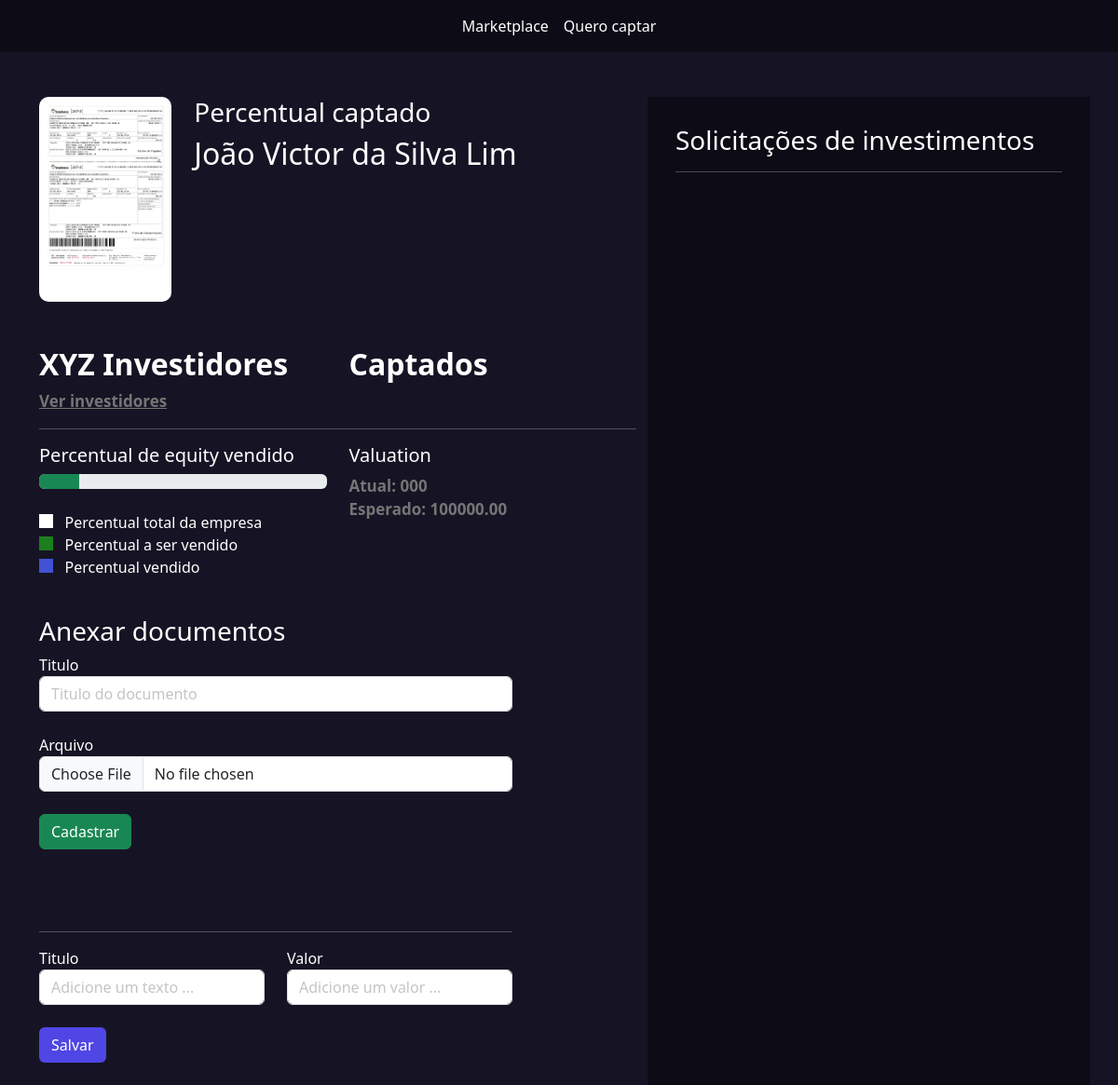
Screenshot of /empresarios/empresa/1 (signed in) with the database file from the repository.
### empresarios/models.py (models this page shows, shortened)
class Empresas(models.Model):
    tempo_existencia_choices = (
        ('-6', 'Menos de 6 meses'),
        ('+6', 'Mais de 6 meses'),
        ('+1', 'Mais de 1 ano'),
        ('+5', 'Mais de 5 anos')
    )
    estagio_choices = (
        ('I', 'Tenho apenas uma idea'),
        ('MVP', 'Possuo um MVP'),
        ('MVPP', 'Possuo um MVP com clientes pagantes'),
        ('E', 'Empresa pronta para escalar'),
    )
    area_choices = (
        ('ED', 'Ed-tech'),
        ('FT', 'Fintech'),
        ('AT', 'Agrotech'),
    )
    user = models.ForeignKey(User, on_delete=models.DO_NOTHING)
    nome = models.CharField(max_length=50)
    cnpj = models.CharField(max_length=30)
    site = models.URLField()
    tempo_existencia = models.CharField(max_length=2, choices=tempo_existencia_choices, default='-6')
    descricao = models.TextField()
    data_final_captacao = models.DateField()
    percentual_equity = models.IntegerField()
    estagio = models.CharField(max_length=4, choices=estagio_choices, default='I')
    area = models.CharField(max_length=3, choices=area_choices)
    publico_alvo = models.CharField(max_length=3)
    valor = models.DecimalField(max_digits=9, decimal_places=2)
    pitch = models.FileField(upload_to='pitchs')
    logo = models.FileField(upload_to='logo')
    from django.utils.safestring import mark_safe
    @property
    def valuation(self):
        return f'{(100 * self.valor) / self.percentual_equity:.2f}'

### empresarios/views.py (the view)
# urls.py: path('empresa/<int:id>', views.empresa, name="empresa"),
def empresa(request, id):
    empresa = Empresas.objects.get(id=id)
    if empresa.user != request.user:
        messages.add_message(request, constants.ERROR, "Essa empresa nao é sua")
        return redirect(f'/empresarios/listar_empresas')
    if request.method == "GET":
        documentos = Documento.objects.filter(empresa=empresa)
        proposta_investimentos = PropostaInvestimento.objects.filter(empresa=empresa)
        percentual_vendido = 0
        for pi in proposta_investimentos:
            if pi.status == 'PA':
                percentual_vendido = percentual_vendido + pi.percentual
        percentual_disponivel = empresa.percentual_equity - percentual_vendido
        proposta_investimentos_enviada = proposta_investimentos.filter(status='PE')
        return render(request, 'empresa.html', {
            'empresa': empresa,
            'documentos': documentos,
            'proposta_investimentos_enviada': proposta_investimentos_enviada,
            'percentual_vendido': int(percentual_vendido),
            'percentual_disponivel': percentual_disponivel,
        })

### empresarios/templates/empresa.html (shortened to what this page needs)
{% extends "base.html" %}
{% load static %}
{% block 'head' %}
<link rel="stylesheet" href="{% static 'empresarios/css/listar_empresas.css' %}">
<link rel="stylesheet" href="{% static 'empresarios/css/empresa.css' %}">
<link rel="stylesheet" href="{% static 'usuarios/css/usuarios.css' %}">
{% endblock 'head' %}
{% block 'body' %}
    {% include "partials/barra_navegacao.html" %}
    <br><br>
    <div class="container">
        <div class="row">
            <div class="col-md-7">
                <div class="row">
                    <div class="col-md-3">
                        <img src="{{empresa.logo.url}}" class="foto-empresa" alt="">
                    </div>
                    <div class="col-md">
                        <h3>Percentual captado</h3>
                        <h2>{{empresa.nome}}</h2>
                    </div>
                </div>
                <br><br>
                <div class="row">
                    <div class="col-md">
                        <h2 class="titulo2">XYZ Investidores</h2>
                        <a href="#" class="sub-fonte">Ver investidores</a>
                    </div>
                    <div class="col-md">
                        <h2 class="titulo2">{{total_captado}} Captados</h2>
                    </div>
                </div>
                <hr>
                <div class="row">
                    <div class="col-md">
                        <h5>Percentual de equity vendido</h5>
                        <div class="progress">
                            <div class="progress-bar bg-success" style="width: {{percentual_disponivel}}%"></div>
                        </div>
                        <br>
                        <label class="point-white"></label><span>&nbsp&nbsp Percentual total da empresa</span>
                        <br>
                        <label class="point-green"></label><span>&nbsp&nbsp Percentual a ser vendido</span>
                        <br>
                        <label class="point-blue"></label><span>&nbsp&nbsp Percentual vendido</span>
                    </div>
                    <div class="col-md">
                        <h5>Valuation</h5>
                        <span class="sub-fonte">Atual: 000</span>
                        <br>
                        <span class="sub-fonte">Esperado: {{empresa.valuation}}</span>
                    </div>
                    <div class="documentos">
                        <h3>Anexar documentos</h3>
                        <form action="{% url 'add_doc' empresa.id %}" method="POST" enctype='multipart/form-data'>{% csrf_token %}
                            <label>Titulo</label>
                            <input type="text" name="titulo" class="form-control" placeholder="Titulo do documento">
                            <br>
                            <label>Arquivo</label>
                            <input type="file" name="arquivo" class="form-control">
                            <br>
                            <input type="submit" class="btn btn-success" value="Cadastrar">
                        </form>
                        <br><br>
                        <br>
                        <hr>
                        <div class="row">
                            <div class="col-md">
                                <form action="{% url 'add_metrica' empresa.id %}" method="POST">{% csrf_token %}
                                <label>Titulo</label>
                                <input type="text" class="form-control" name="titulo" placeholder="Adicione um texto ...">
                            </div>
                            <div class="col-md">
                                <label>Valor</label>
                                <input type="text" class="form-control" name="valor" placeholder="Adicione um valor ...">
                            </div>
                        </div>
                        <br>
                        <input type="submit" value="Salvar" class="btn btn-indigo-normal">
                        <br><br>
                    </div>
                </div>
            </div>
            <div class="col-md-5 dark-color intereses-investimentos">
                <h3>Solicitações de investimentos</h3>
                <hr>
                <br>
            </div>
        </div>
    </div>
{% endblock 'body' %}

### templates/static/geral/css/base.css (style rules this page uses)
:root { --main-color: #161424; --dark-color: #0D0C16; --contrast-color: #4F46E5; }
body { color: white !important; background-color: var(--main-color) !important; }
.dark-color { background-color: var(--dark-color); color: white !important; }

### templates/static/empresarios/css/empresa.css (style rules this page uses)
.intereses-investimentos { min-height: 80vh; padding: 30px }
.foto-empresa { width: 100%; border-radius: 10px; }
.sub-fonte { color:rgb(117, 117, 117); font-size: 17px; font-weight: bold; }
.titulo2 { font-weight: bold; }
.point-white { width: 15px; height: 15px; background-color: white; }
.point-green { width: 15px; height: 15px; background-color: #1d7e1d; }
.point-blue { width: 15px; height: 15px; background-color: #4351d4; }
.documentos { width: 80%; margin-top: 40px; }

### templates/static/usuarios/css/usuarios.css (style rules this page uses)
.btn-indigo-normal { background-color: var(--contrast-color); color: white; }

### rows the page displays
Empresas: logo (picture), nome "João Victor da Silva Lim", valuation "100000.00"
